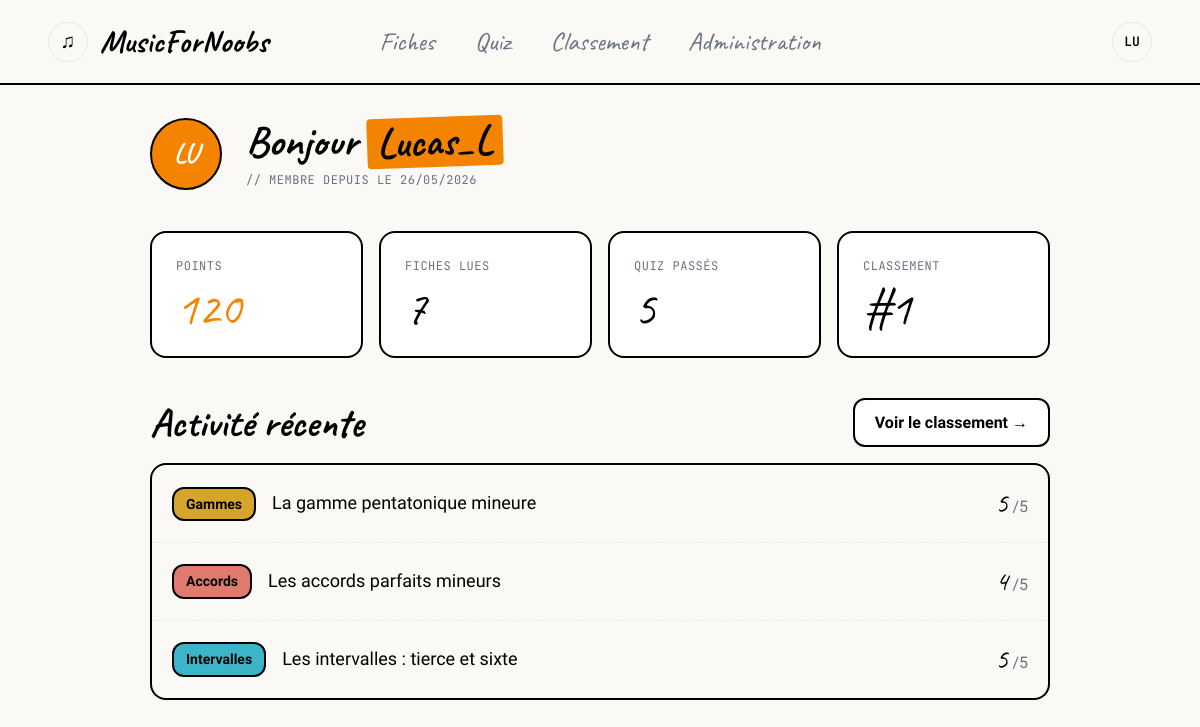
Page /index.php?view=dashboard (signed in) on the committed database.
### tables this page shows
CREATE TABLE utilisateurs (
    id              INT             AUTO_INCREMENT PRIMARY KEY,
    login           VARCHAR(50)     NOT NULL UNIQUE,
    email           VARCHAR(150)    NOT NULL,
    mot_de_passe    VARCHAR(255)    NOT NULL,
    role            ENUM('utilisateur', 'admin') NOT NULL DEFAULT 'utilisateur',
    score_total     INT             NOT NULL DEFAULT 0,
    date_inscription DATETIME       NOT NULL DEFAULT CURRENT_TIMESTAMP
);

CREATE TABLE resultats (
    id              INT             AUTO_INCREMENT PRIMARY KEY,
    id_utilisateur  INT             NOT NULL,
    id_fiche        INT             NOT NULL,
    score           INT             NOT NULL,
    points_gagnes   INT             NOT NULL,
    date_passage    DATETIME        NOT NULL DEFAULT CURRENT_TIMESTAMP,
    FOREIGN KEY (id_utilisateur) REFERENCES utilisateurs(id) ON DELETE CASCADE,
    FOREIGN KEY (id_fiche) REFERENCES fiches(id) ON DELETE CASCADE
);

CREATE TABLE categories (
    id      INT             AUTO_INCREMENT PRIMARY KEY,
    nom     VARCHAR(50)     NOT NULL UNIQUE,
    couleur VARCHAR(7)      NOT NULL
);

CREATE TABLE fiches (
    id              INT             AUTO_INCREMENT PRIMARY KEY,
    titre           VARCHAR(150)    NOT NULL,
    slug            VARCHAR(150)    NOT NULL UNIQUE,
    id_categorie    INT             NOT NULL,
    niveau          ENUM('Debutant', 'Intermediaire', 'Avance') NOT NULL,
    contenu         TEXT            NOT NULL,
    chemin_audio    VARCHAR(255)    DEFAULT NULL,
    date_creation   DATETIME        NOT NULL DEFAULT CURRENT_TIMESTAMP,
    FOREIGN KEY (id_categorie) REFERENCES categories(id)
);

### index.php (called while the page is built, shortened)
<?php
include("libs/maLibSQL.pdo.php");
include("libs/maLibUtils.php");
include("libs/modele/modele_users.php");
include("libs/modele/modele_progression.php");
include("libs/modele/modele_resultats.php");
$view = valider("view", "GET");
$template = "templates/" . $view . ".php";
include("templates/header.php");
include($template);
include("templates/footer.php");
?>

### libs/maLibUtils.php (called while the page is built, shortened)
<?php
function valider($nom, $type = "REQUEST")
{
    switch ($type) {
        case 'GET':
            if (isset($_GET[$nom]) && !($_GET[$nom] == ""))
                return $_GET[$nom];
            break;
        case 'SESSION':
            if (isset($_SESSION[$nom]) && !($_SESSION[$nom] == ""))
                return $_SESSION[$nom];
            break;
    }
    return false;
}
?>

### libs/maLibSQL.pdo.php (called while the page is built, shortened)
<?php
function SQLGetChamp($sql)
{
	global $BDD_host;
	global $BDD_base;
	global $BDD_user;
	global $BDD_password;
	try {
		$dbh = new PDO("mysql:host=$BDD_host;dbname=$BDD_base", $BDD_user, $BDD_password);
	} catch (PDOException $e) {
		die("<font color=\"red\">SQLGetChamp: Erreur de connexion : " . $e->getMessage() . "</font>");
	}
	$dbh->exec("SET CHARACTER SET utf8");
	$res = $dbh->query($sql);
	$num = $res->rowCount();
	$res->setFetchMode(PDO::FETCH_NUM);
	$ligne = $res->fetch();
	if ($ligne == false) return false;
	else return $ligne[0];
}
function SQLSelect($sql)
{
 	global $BDD_host;
	global $BDD_base;
 	global $BDD_user;
 	global $BDD_password;
	try {
		$dbh = new PDO("mysql:host=$BDD_host;dbname=$BDD_base", $BDD_user, $BDD_password);
	} catch (PDOException $e) {
		die("<font color=\"red\">SQLSelect: Erreur de connexion : " . $e->getMessage() . "</font>");
	}
	$dbh->exec("SET CHARACTER SET utf8");
	$res = $dbh->query($sql);
	$num = $res->rowCount();
	if ($num==0) return false;
	else return $res;
}
function parcoursRs($result)
{
	$result->setFetchMode(PDO::FETCH_ASSOC);
	while ($ligne = $result->fetch())
		$tab[]= $ligne;
	return $tab;
}
?>

### libs/modele/modele_users.php (called while the page is built, shortened)
<?php
function getUtilisateur($idUser) {
    $idU = proteger($idUser);
    $sql = "SELECT login, email, role, score_total, date_inscription
            FROM utilisateurs
            WHERE id = '$idU'";
    return parcoursRs(SQLSelect($sql));
}
function getRang($idUser) {
    $idU = proteger($idUser);
    $sql = "SELECT COUNT(*) + 1 AS rang
            FROM utilisateurs
            WHERE score_total > (
                SELECT score_total FROM utilisateurs WHERE id = '$idU'
            )";
    return SQLGetChamp($sql);
}
?>

### libs/modele/modele_progression.php (called while the page is built, shortened)
<?php
function getNbFichesLues($idUser) {
    $idU = proteger($idUser);
    $sql = "SELECT COUNT(*) FROM progression WHERE id_utilisateur = '$idU'";
    return SQLGetChamp($sql);
}
?>

### libs/modele/modele_resultats.php (called while the page is built, shortened)
<?php
function getActiviteRecente($idUser, $limit = 3) {
    $sql = "SELECT
                r.score,
                r.points_gagnes,
                r.date_passage,
                f.titre,
                c.nom     AS categorie,
                c.couleur
            FROM resultats r
            JOIN fiches f     ON r.id_fiche     = f.id
            JOIN categories c ON f.id_categorie = c.id
            WHERE r.id_utilisateur = '$idUser'
            ORDER BY r.date_passage DESC
            LIMIT $limit";
    return parcoursRs(SQLSelect($sql));
}
function getNbQuizPasses($idUser) {
    $sql = "SELECT COUNT(DISTINCT id_fiche)
            FROM resultats
            WHERE id_utilisateur = '$idUser'";
    return SQLGetChamp($sql);
}
?>

### templates/dashboard.php (the view)
<?php
$idUser = valider('idUser',  'SESSION');
$login  = valider('login',   'SESSION');
$infos       = getUtilisateur($idUser);
$infos       = $infos[0];
$scoreTotal  = $infos['score_total'];
$dateInscrit = date('d/m/Y', strtotime($infos['date_inscription']));
$nbFichesLues = getNbFichesLues($idUser);
$nbQuizPasses = getNbQuizPasses($idUser);
$rang         = getRang($idUser);
$activite  = getActiviteRecente($idUser, 3);
$initiales = strtoupper(substr($login, 0, 2));
?>
<div class="dashboard-wrapper">
    <div class="dashboard-header">
        <div class="dashboard-avatar"><?= $initiales ?></div>
        <div class="dashboard-header-info">
            <h1 class="dashboard-bonjour">
                Bonjour <span class="highlight"><?= htmlspecialchars($login) ?></span>
            </h1>
            <span class="annotation">// membre depuis le <?= $dateInscrit ?></span>
        </div>
    </div>
    <div class="stats-grid">
        <div class="stat-card-custom">
            <div class="stat-card-label-custom">Points</div>
            <div class="stat-card-value-custom stat-value-accent"><?= $scoreTotal ?></div>
        </div>
        <div class="stat-card-custom">
            <div class="stat-card-label-custom">Fiches lues</div>
            <div class="stat-card-value-custom"><?= $nbFichesLues ?></div>
        </div>
        <div class="stat-card-custom">
            <div class="stat-card-label-custom">Quiz passés</div>
            <div class="stat-card-value-custom"><?= $nbQuizPasses ?></div>
        </div>
        <div class="stat-card-custom">
            <div class="stat-card-label-custom">Classement</div>
            <div class="stat-card-value-custom">#<?= $rang ?></div>
        </div>
    </div>
    <div class="dashboard-section-header">
        <h2 class="dashboard-section-titre">Activité récente</h2>
        <a href="index.php?view=classement" class="btn-custom btn-white btn-classement">
            Voir le classement →
        </a>
    </div>
    <?php if (empty($activite)): ?>
        <div class="dashboard-empty">
            <p>Tu n'as encore passé aucun quiz.</p>
            <a href="index.php?view=quiz" class="btn-custom btn-orange">
                Commencer un quiz
            </a>
        </div>
    <?php else: ?>
        <div class="activite-table">
            <?php foreach ($activite as $index => $item): ?>
                <div class="activite-ligne <?= $index < count($activite) - 1 ? 'activite-ligne--border' : '' ?>">
                    <span class="badge badge--thick" style="background-color: <?= htmlspecialchars($item['couleur']) ?>;">
                        <?= htmlspecialchars($item['categorie']) ?>
                    </span>
                    <span class="activite-titre"><?= htmlspecialchars($item['titre']) ?></span>
                    <div class="activite-score">
                        <span class="activite-score-num"><?= $item['score'] ?></span>
                        <span class="activite-score-denom">/5</span>
                    </div>
                </div>
            <?php endforeach; ?>
        </div>
    <?php endif; ?>
</div>

### css/style.css (style rules this page uses)
:root { --bg: #FAF9F6; --bg-card: #FFFFFF; --text: #000000; --text-muted: #6B7280; --accent: #f48300; --accent-hover: #EA580C; --border: #E5E7EB; --highlight-bg: #DBEAFE; --cat-gammes: #D4A52A; --cat-accords: #E07A6E; --cat-intervalles: #3DB5C9; --success: #22C55E; --error: #EF4444; --in-progress: #3B82F6; --medal-gold: #FBBF24; --medal-silver: #D1D5DB; --medal-bronze: #D97757; --font-title: 'Caveat', cursive; --font-body: 'Kalam', cursive; --font-mono: 'JetBrains Mono', monospace; }
* { box-sizing: border-box; margin: 0; padding: 0; }
body { background: var(--bg); color: var(--text); font-family: var(--font-body); font-size: 18px; line-height: 1.6; min-height: 100vh; }
h1, h2, h3, h4 { font-family: var(--font-title); font-weight: 700; line-height: 1.2; }
h1 { font-size: 56px; }
h2 { font-size: 40px; }
a { color: var(--accent); text-decoration: none; }
.annotation { font-family: var(--font-mono); font-size: 12px; color: var(--text-muted); text-transform: uppercase; letter-spacing: 0.5px; }

### css/components.css (style rules this page uses)
.badge { display: inline-block; padding: 4px 12px; border-radius: 8px; font-family: var(--font-body); font-size: 16px; border: 1px solid; }
.badge--thick { border: 2px solid var(--text); border-radius: 12px; font-weight: bold; font-size: 14px; }
.highlight { background: var(--accent); color: var(--text); padding: 2px 10px; display: inline-block; transform: rotate(-2deg); border-radius: 4px; }
.btn-custom { flex: 1; text-align: center; padding: 10px; border: 2px solid var(--text); border-radius: 12px; text-decoration: none; font-weight: bold; color: var(--text); transition: 0.2s; font-family: var(--font-body); }
.btn-white { background-color: var(--bg-card); }

### css/pages.css (style rules this page uses)
.stats-grid { display: grid; grid-template-columns: repeat(4, 1fr); gap: 16px; margin: 24px 0; }
.dashboard-wrapper { max-width: 900px; margin: 0 auto; }
.dashboard-header { display: flex; align-items: center; gap: 24px; margin-bottom: 40px; }
.dashboard-avatar { width: 72px; height: 72px; border-radius: 50%; background: var(--accent); color: white; font-family: var(--font-title); font-size: 28px; font-weight: 700; display: flex; align-items: center; justify-content: center; border: 2px solid var(--text); flex-shrink: 0; }
.dashboard-header-info { display: flex; flex-direction: column; gap: 4px; }
.dashboard-bonjour { font-family: var(--font-title); font-size: 42px; margin: 0; line-height: 1.1; }
.stat-card-custom { background: var(--bg-card); border: 2px solid var(--text); border-radius: 16px; padding: 24px; display: flex; flex-direction: column; gap: 8px; }
.stat-card-label-custom { font-family: var(--font-mono); font-size: 12px; color: var(--text-muted); text-transform: uppercase; letter-spacing: 0.5px; }
.stat-card-value-custom { font-family: var(--font-title); font-size: 48px; line-height: 1; }
.stat-value-accent { color: var(--accent); }
.dashboard-section-header { display: flex; justify-content: space-between; align-items: center; margin-bottom: 16px; margin-top: 40px; }
.dashboard-section-titre { margin: 0; }
.btn-classement { padding: 10px 20px; font-size: 16px; }
.activite-table { border: 2px solid var(--text); border-radius: 16px; overflow: hidden; }
.activite-ligne { display: flex; align-items: center; gap: 16px; padding: 16px 20px; }
.activite-ligne--border { border-bottom: 1px dashed var(--border); }
.activite-titre { flex: 1; font-size: 18px; }
.activite-score { text-align: right; flex-shrink: 0; }
.activite-score-num { font-family: var(--font-title); font-size: 28px; }
.activite-score-denom { font-size: 16px; color: var(--text-muted); }
.dashboard-section-header .btn-classement { flex: none; }

### rows in the picture
utilisateurs: date_inscription "26/05/2026", score_total "120"
resultats: categories.nom "Gammes", id_fiche.titre "La gamme pentatonique mineure", score "5"
resultats: categories.nom "Accords", id_fiche.titre "Les accords parfaits mineurs", score "4"
resultats: categories.nom "Intervalles", id_fiche.titre "Les intervalles : tierce et sixte", score "5"

### other values in the picture
$initiales "LU"
$login "Lucas_L"
$nbFichesLues "7"
$nbQuizPasses "5"
$rang "1"
